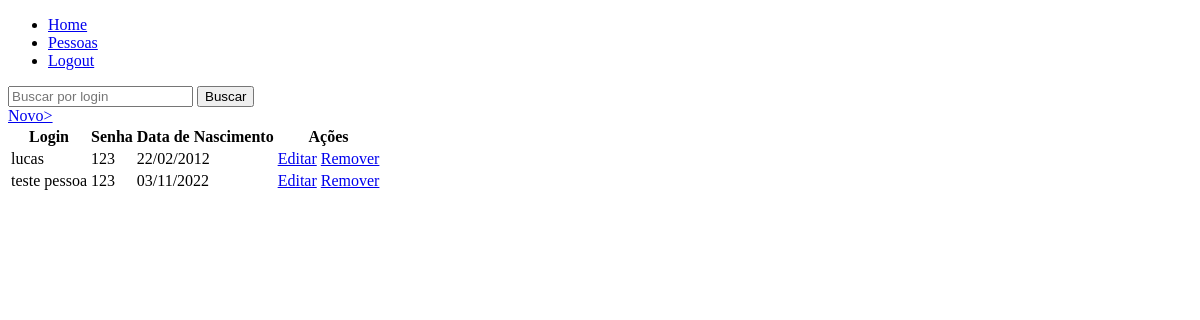
The page /pessoas/ (signed in) on the database as committed earlier.
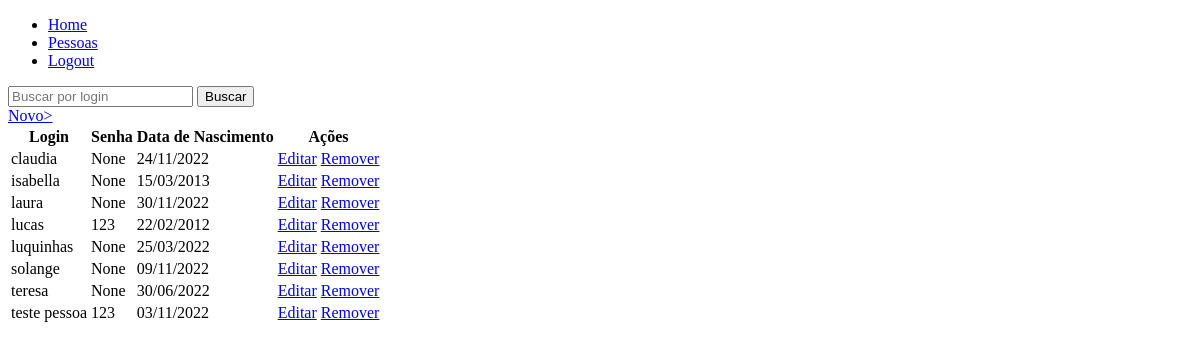
The same page on the database as committed later.
### pessoa/models.py (models this page shows, shortened)
class Pessoa(models.Model):
    login = models.CharField(max_length=20)
    senha = models.CharField(max_length=20, null=False, blank=True,)
    data_nascimento = models.DateField()
    usuario = models.ForeignKey(User, on_delete=models.CASCADE, null=True)

### pessoa/views.py (the view)
# urls.py: path('', login_required(ListaPessoaView.as_view()), name='pessoa.index'),
class ListaPessoaView(ListView):
    model = Pessoa
    queryset = Pessoa.objects.all().order_by('login')
    def get_queryset(self):
        queryset = super().get_queryset()
        queryset = queryset.filter(usuario=self.request.user)
        filtro_login = self.request.GET.get('login') or None
        if filtro_login:
            queryset = queryset.filter(login__contains=filtro_login)
        return queryset

### pessoa/templates/pessoa/pessoa_list.html
{% extends 'main/base.html' %}
{% block content %}
<form method="GET">
    <input type="text" name="login" placeholder="Buscar por login"/>
    <input type="submit" value="Buscar"/>
</form>
<a href="{% url 'pessoa.novo' %}">Novo> </a>
<table>
    <thead>
        <tr>
            <th>Login</th>
            <th>Senha</th>
            <th>Data de Nascimento</th>
            <th>Ações</th>
        </tr>
    </thead>
    <tbody>
        {% for pessoa in object_list %}
        <tr>
            <td>{{ pessoa.login }}</td>
            <td>{{ pessoa.senha }}</td>
            <td>{{ pessoa.data_nascimento|date:"d/m/Y" }}</td>
            <td>
                <a href="{% url 'pessoa.editar' pessoa.pk %}">Editar</a>
                <a href="{% url 'pessoa.remover' pessoa.pk %}">Remover</a>
            </td>
        </tr>
        {% endfor %}
    </tbody>
</table>
{% endblock content %}

### main/templates/main/base.html (shortened to what this page needs)
<!DOCTYPE html>
<html lang="pt-br">
<head>
</head>
<body>
    {% include 'main/menu.html' %}
    {% block content %}
    {% endblock content %}
</body>
</html>

### main/templates/main/menu.html
{% if user.is_authenticated %}
<ul>
    <li><a href="{% url 'home' %}">Home</a></li>
    <li><a href="{% url 'pessoa.index' %}">Pessoas</a></li>
    <li><a href="{% url 'logout' %}">Logout</a></li>
</ul>
{% endif %}

Rows that differ between the two databases and show on the page:
added Pessoa: login "claudia", senha "None", data_nascimento "24/11/2022"
added Pessoa: login "isabella", senha "None", data_nascimento "15/03/2013"
added Pessoa: login "laura", senha "None", data_nascimento "30/11/2022"
added Pessoa: login "luquinhas", senha "None", data_nascimento "25/03/2022"
added Pessoa: login "solange", senha "None", data_nascimento "09/11/2022"
added Pessoa: login "teresa", senha "None", data_nascimento "30/06/2022"
